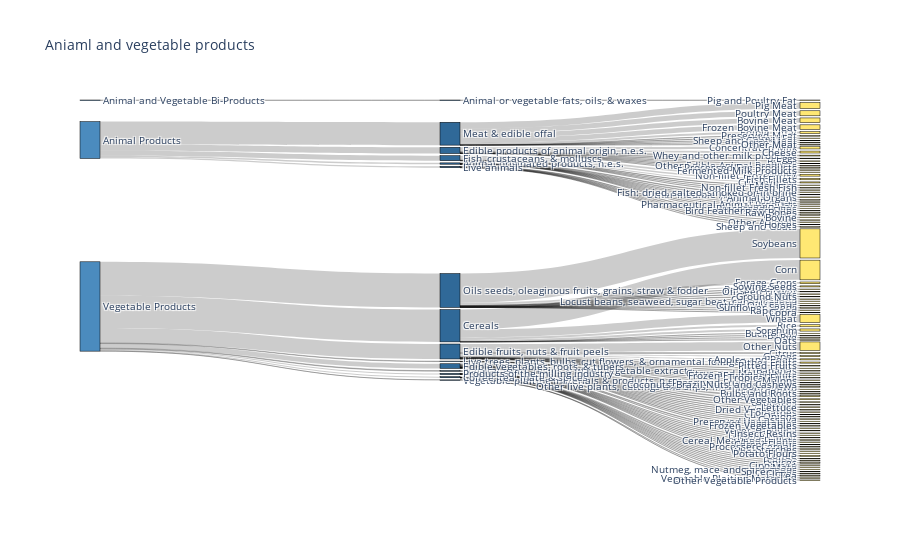

The notebook cell this image was saved under:
### Code cell
# to make notebook work offline
from plotly.offline import iplot, init_notebook_mode
init_notebook_mode(connected=True)
sank = genSankey(df[:120],category_column=['Section','HS2','HS4'],value_column='Trade Value',title='Aniaml and vegetable products')

fig4 = go.Figure(sank)
iplot(fig4)

### Figure 1 — Plotly figure (JSON) as saved in the notebook; plotly's stock layout.template omitted (floating-point values rounded to 4 significant figures; data arrays with more than 128 entries replaced by an {"elided": "..."} marker saying what was removed)
{"data": [{"link": {"source": {"elided": "135 int values"}, "target": {"elided": "135 int values"}, "value": {"elided": "135 float values"}}, "node": {"color": {"elided": "138 str values"}, "label": {"elided": "138 str values"}, "line": {"color": "black", "width": 0.5}, "pad": 15, "thickness": 20}, "type": "sankey"}], "layout": {"font": {"size": 10}, "title": {"text": "Aniaml and vegetable products"}}}
